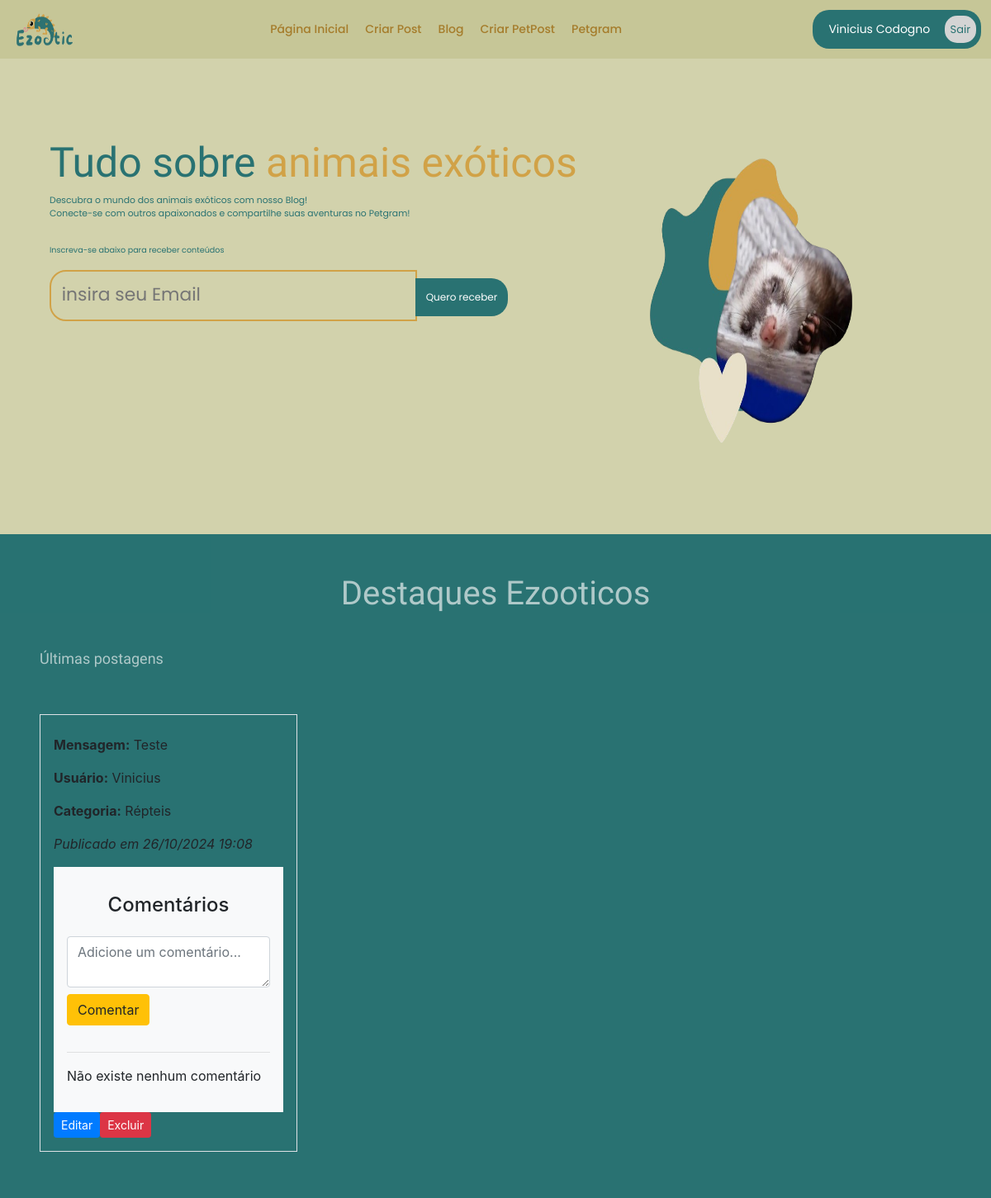
Page / (signed in) on the earlier database version.
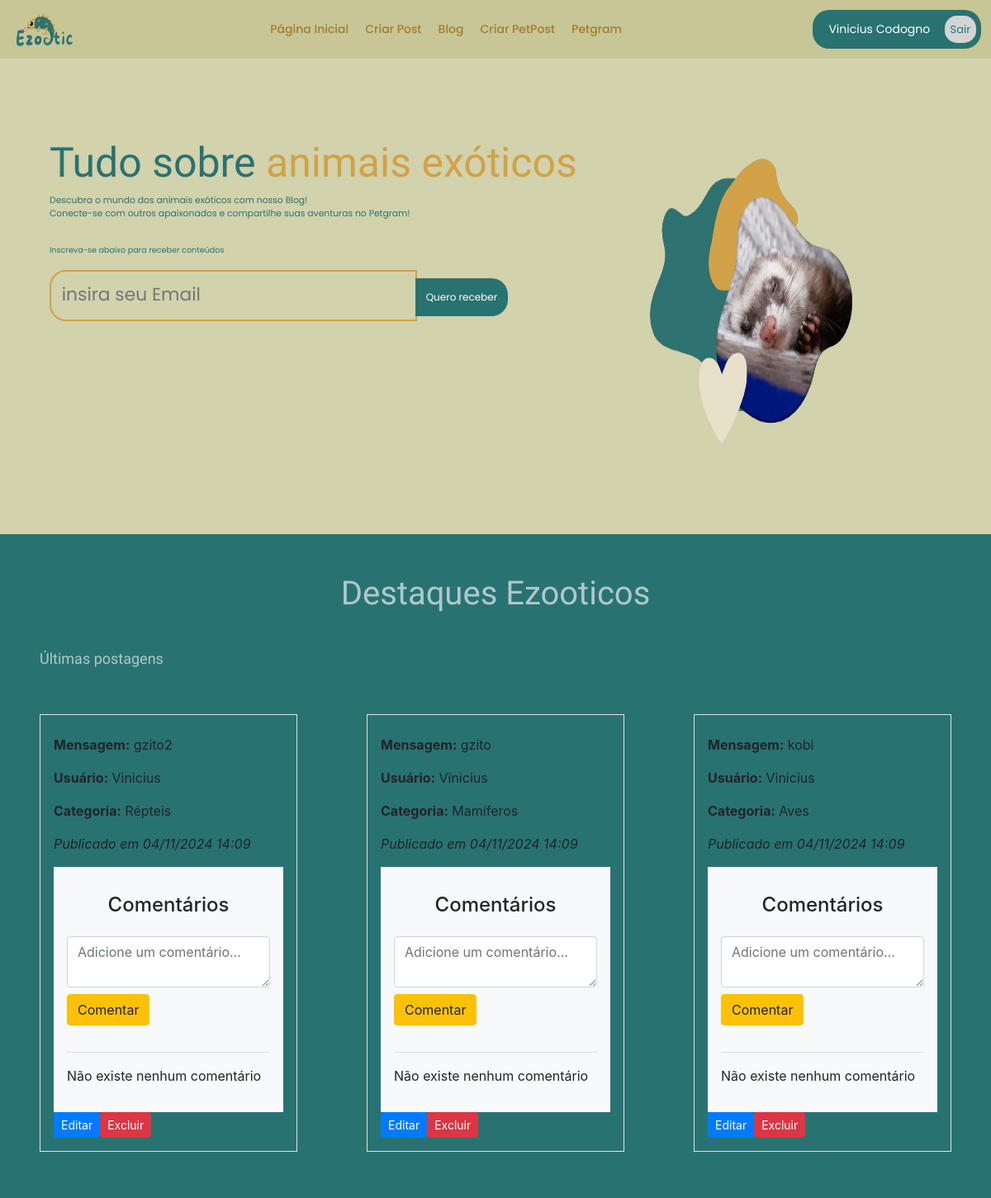
Same page on the later database version.
### app/models.py (models this page shows, shortened)
class User(db.Model, UserMixin):
    id = db.Column(db.Integer, primary_key=True)
    nome = db.Column(db.String, nullable=True)
    sobrenome = db.Column(db.String, nullable=True)
    email = db.Column(db.String, nullable=True)
    senha = db.Column(db.String, nullable=True)
    posts = db.relationship('Post', backref='user', lazy=True)
    petgrams = db.relationship('Petgram', backref='user', lazy=True)
    comentarios_petgram = db.relationship('ComentarioPetgram', backref='user', lazy=True)

class Post(db.Model):
    id = db.Column(db.Integer, primary_key=True)
    mensagem = db.Column(db.String, nullable=True)
    user_id = db.Column(db.Integer, db.ForeignKey('user.id'), nullable=True)
    imagem = db.Column(db.String, nullable=True)
    categoria = db.Column(db.String(50), nullable=True)
    data_criacao = db.Column(db.DateTime, default=datetime.utcnow)

### app/views.py (the view)
@app.route('/', methods=['GET', 'POST'])
def homepage():
    if current_user.is_authenticated:
        posts = Post.query.order_by(Post.data_criacao.desc()).limit(3).all()
        return render_template('index.html', posts=posts)
    else:
        return redirect(url_for('login'))

### app/models.py (called while the page is built)
@login_manager.user_loader
def load_user(user_id):
    return User.query.get(user_id)

### app/templates/index.html (shortened to what this page needs)
    {% extends 'base.html' %}
    {% block content %}
    <div alt="Principal">
        <nav>
            {% include 'nave/nave.html' %}
        </nav>
        <div class="headline">
            <div>
                <h1 class="headline-tt">Tudo sobre </span><span style="color: #d1a247" ;>animais exóticos</span></h1>
                <p class="headline-p">Descubra o mundo dos animais exóticos com nosso Blog! <br> Conecte-se com outros apaixonados e compartilhe suas aventuras no Petgram!</p>
                <p class="newslatter-p">Inscreva-se abaixo para receber conteúdos</p>
                <input class="newslatter-input" placeholder="insira seu Email" required />
                <button class="newslatter-button" type="submit">Quero receber</button>
            </div>
            <div class="headline-imagem">
                <img src="static/images/Guaxi.png" alt="Capivara">
            </div>
        </div>
        <div class="destaques-ezooticos">
            <h1 class="destaques-ezooticos-h1">Destaques Ezooticos</h1>
            <h2 class="destaques-semana-h1">Últimas postagens</h2>
            <div class="destaques-semana">
                {% for linha in posts %}
                <tr>
                    <td colspan="4">
                        <div class="post-estrutura d-flex flex-column border p-3 mb-2 rounded-3">
                            <p><strong>Mensagem:</strong> {{ linha.mensagem }}</p>
                            <p><strong>Usuário:</strong> {{ linha.user.nome }}</p>
                            <p><strong>Categoria:</strong> {{ linha.categoria }}</p>
                            <p><em>Publicado em
                                {% if linha.data_criacao %}
                                    {{ linha.data_criacao.strftime('%d/%m/%Y %H:%M') }}
                                {% else %}
                                    Data não disponível
                                {% endif %}
                            </em></p>
                            <div class="bg-light p-3 rounded-3">
                                <h4 class="text-center mt-3 mb-4">Comentários</h4>
                                <form action="{{ url_for('comentar_post', post_id=linha.id) }}" method="POST" class="mt-2">
                                    <div class="form-group">
                                        <textarea name="conteudo" class="form-control" placeholder="Adicione um comentário..." required></textarea>
                                        <button type="submit" class="btn btn-warning mt-2 mb-3">Comentar</button>
                                    </div>
                                    <hr>
                                </form>
                                <div>
                                    {% if linha.comentarios|length == 0 %}
                                        <p>Não existe nenhum comentário</p>
                                    {% endif %}
                                </div>
                            </div>
                            {% if linha.user.id == current_user.id %}
                                <div class="d-flex">
                                    <a href="{{ url_for('editar_post', post_id=linha.id) }}" class="btn btn-primary btn-sm me-2">Editar</a>
                                    <form action="{{ url_for('excluir_post', post_id=linha.id) }}" method="POST" style="display:inline;">
                                        <button type="submit" class="btn btn-danger btn-sm">Excluir</button>
                                    </form>
                                </div>
                            {% endif %}
                        </div>
                    </td>
                </tr>
                {% endfor %}
        </div>
    {% endblock %}

### app/templates/base.html (shortened to what this page needs)
<!DOCTYPE html>
<html lang="en">
<head>
    <link href="https://stackpath.bootstrapcdn.com/bootstrap/4.5.2/css/bootstrap.min.css" rel="stylesheet">
</head>
<body>
    {% block content %}{% endblock %}
</body>
</html>

### app/templates/nave/nave.html (shortened to what this page needs)
{% if current_user.is_authenticated %}
    <nav class="navbar">
        <div>
            <img class="logotipo" src="static/images/Ezootic-Logo.png" alt="Logotipo">
        </div>
        <div class="navbar-links">
            <a href="/">Página Inicial</a>
            <a href="{{ url_for('postNovo') }}">Criar Post</a>
            <a href="{{ url_for('postLista') }}">Blog</a>
            <a href="{{ url_for('petgramNovo') }}">Criar PetPost</a>
            <a href="{{ url_for('petgramLista') }}">Petgram</a>
        </div>
        <div class="login-options">
            <span class="options-name btn bnt-primary" style="color: white;">{{current_user.nome}} {{current_user.sobrenome}}</span>
            <a href="{{url_for('logout')}}">Sair</a>
        </div>
    </nav>
{% endif %}

### app/templates/nave/nave.html (style rules this page uses)
.navbar { display: flex; justify-content: space-between; align-content: center; padding: 1% 1% 1% 1%; background-color: #C6C697; }
.logotipo { width: 7vw; height: 5vh; }
.navbar-links { display: flex; gap: 20px; }
.navbar-links a { text-decoration: none; color: #a57c2b; font-family: "Poppins", sans-serif; font-weight: 500; font-size: 14px; transition: color 0.3s; }
.login-options { border-radius: 20px; padding: 6px 6px 6px 6px; background-color: #297272; font-family: "Poppins", sans-serif; }
.login-options a { padding: 7px; margin: 5px 0px 5px 0px; border-radius: 15px; font-weight: 400; font-size: 13px; text-decoration: none; background-color: rgb(212, 212, 212); color: #297272; }
.options-name { font-weight: 400; font-size: 14px; }

### app/templates/index.html (style rules this page uses)
body { background-color: #D2D2AC; }
.headline { padding: 8% 5% 0% 5%; display: flex; justify-content: space-between; }
.headline-tt { color: #297272; font-family: 'Kavoon', sans-serif; font-weight: 500; font-size: 50px; }
.headline-p { font-family: 'Poppins', sans-serif; font-size: 0.9vw; color: #297272; padding-bottom: 2%; }
.headline-imagem img { padding: 0% 30% 30% 0%; width: 30vw; height: 60vh; }
.newslatter-p { font-family: 'Poppins', sans-serif; font-size: 0.8vw; color: #297272; }
.newslatter-input { padding: 2% 0% 2% 2%; border-radius: 20px 0px 0px 20px; font-family: 'Poppins', sans-serif; font-size: 1.5vb; background-color: #D2D2AC; border: 2px solid #d1a247; }
.newslatter-button { padding: 2.3% 2% 2.2% 2%; border-radius: 0px 20px 20px 0px; border-style: none; background-color: #297272; font-family: 'Poppins', sans-serif; font-size: 1.5vh; color: white; margin-left: -1%; }
.destaques-ezooticos-h1 { font-family: 'Kavoon', sans-serif; opacity: 70%; color: #E8EEEE; padding: 4% 0% 0% 0%; background-color: #297272; text-align: center; }
.destaques-ezooticos { background-color: #297272; }
.destaques-semana { display: flex; justify-content: space-between; padding: 4%; background-color: #297272; }
.destaques-semana-h1 { font-family: 'Kavoon', sans-serif; font-size: 1.5vw; opacity: 70%; color: #E8EEEE; padding: 3% 0% 0% 4% }

Differences in the rows shown:
no longer on this page (row edited): Post: mensagem "Teste", user.nome "Vinicius", categoria "Répteis", data_criacao "26/10/2024 19:08"
added Post: mensagem "gzito2", user.nome "Vinicius", categoria "Répteis", data_criacao "04/11/2024 14:09"
added Post: mensagem "gzito", user.nome "Vinicius", categoria "Mamíferos", data_criacao "04/11/2024 14:09"
added Post: mensagem "kobi", user.nome "Vinicius", categoria "Aves", data_criacao "04/11/2024 14:09"
